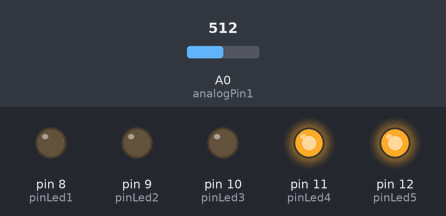
The sketch below on a simulated Arduino Uno, built with avr-gcc and run on an emulated ATmega328P. Parts: output pins drawn as LEDs (lit = HIGH). The test bench sets the inputs (shaded band); at power-on: A0 (analogPin1) = 512. What the sketch prints to the serial monitor is not drawn.

Above: at 1.2 s.
1.3 s: A0 (analogPin1) set to 867
3.5 s: A0 (analogPin1) set to 892
At 3.8 s:
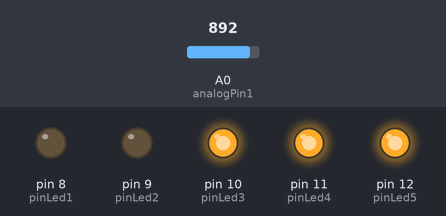
5.0 s: A0 (analogPin1) set to 1023
At 6.2 s:
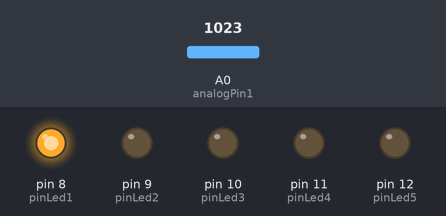
6.5 s: A0 (analogPin1) set to 954
8.5 s: A0 (analogPin1) set to 922
At 9.1 s:
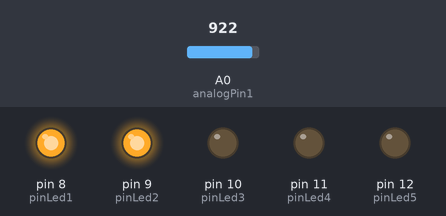
10.0 s: A0 (analogPin1) set to 511
At 11.4 s:
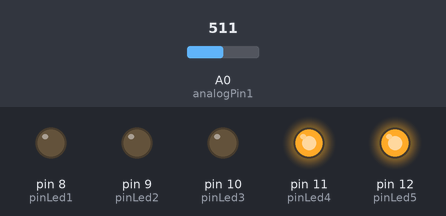
Timing chart, 0 to 12.5 s (numbered marks = the images above; inputs shaded):
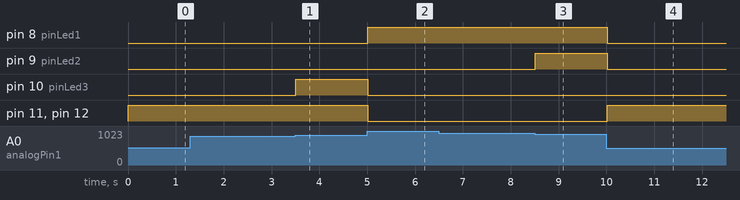

Measured:
- the behaviour switches between 879 and 880 on A0 (analogPin1) (found by bisection; images 0 and 1)
- the behaviour switches between 941 and 940 on A0 (analogPin1) (found by bisection; images 2 and 3)
- after the input at 1.3 s, every drawn part: stays the same
- after the input at 3.5 s, pin 10 (pinLed3): LOW → HIGH at once
- after the input at 5.0 s, pin 8 (pinLed1): LOW → HIGH at once; pin 10 (pinLed3), pin 11 (pinLed4), pin 12 (pinLed5): HIGH → LOW at once
- after the input at 6.5 s, every drawn part: stays the same
- after the input at 8.5 s, pin 9 (pinLed2): LOW → HIGH at once
- after the input at 10.0 s, pin 8 (pinLed1), pin 9 (pinLed2): HIGH → LOW at once; pin 11 (pinLed4), pin 12 (pinLed5): LOW → HIGH at once

The sketch:

TemperaturayHumedad.ino
```cpp
#include <math.h>

//Pines Digitales
int pinLed1 = 8;
int pinLed2 = 9;
int pinLed3 = 10;
int pinLed4 = 11;
int pinLed5 = 12;
int pinLed6 = 13;
int rxByte;

//Pin Analogico
int analogPin1 = 0;

//Declaracion de datos
float Vin = 5.0;     // [V]      voltaje alimentación del divisor
float Rfija = 1000;  // [ohm]    resistencia fija del divisor
float R25 = 10000;    // [ohm]   valor de NTC a 25ºC
float Beta = 3435.0; // [K]      parámetro Beta de NTC
float T0 = 293.15;   // [K]      Temperatura de referencia en Kelvin

float Vout = 0.0;    // [V]       Variable para almacenar Vout
float Rntc = 0.0;    // [ohm]     Variable para NTC

float TempK = 0.0;   // [K]       Temperatura salida en Kelvin
float TempC = 0.0;   // [ºC]      Temperatura salida en Celsius

void setup() {

  //Comunicar puerto serie
  Serial.begin(9600);

  //pines de salida
  pinMode(pinLed1, OUTPUT);
  pinMode(pinLed2, OUTPUT);
  pinMode(pinLed3, OUTPUT);
  pinMode(pinLed4, OUTPUT);
  pinMode(pinLed5, OUTPUT);

  //pin analogo de entrada
  pinMode(analogPin1, INPUT);
 }

void loop(){
  //Calculo de la temperatura

  //Voltaje de salida en el divisor
  Vout=(Vin/1024)*(analogRead(analogPin1));

  //resistencia de la NTC
  Rntc=(Vout*Rfija)/(Vin-Vout);

  //temperatura en Kelvin
  TempK = Beta/(log(Rntc/R25)+(Beta/T0));

  //para convertirla a celsius
  TempC = TempK-273.15;
  rxByte=TempC;

  //Datos a mostrar en el monitor serial

  Serial.println(rxByte);


  //Datos a enviar al puerto serie
  if (Serial.available()  >= 0) {
  Serial.write(rxByte);

}
  //obtension de los distintos estados
  if(TempC <= 17) //Helado
  {
  digitalWrite(pinLed1, HIGH);
  digitalWrite(pinLed2, LOW);
  digitalWrite(pinLed3, LOW);
  digitalWrite(pinLed4, LOW);
  digitalWrite(pinLed5, LOW);
  }
  else if ((TempC <= 23) & (TempC > 17)) //Frio agradable
  {
  digitalWrite(pinLed1, HIGH);
  digitalWrite(pinLed2, HIGH);
  digitalWrite(pinLed3, LOW);
  digitalWrite(pinLed4, LOW);
 digitalWrite(pinLed5, LOW);
}
  else if ((TempC<= 28) & (TempC > 23)) //Temperatura optima
  {
  digitalWrite(pinLed1, LOW);
  digitalWrite(pinLed2, HIGH);
  digitalWrite(pinLed3, HIGH);
  digitalWrite(pinLed4, LOW);
  digitalWrite(pinLed5, LOW);
  }
  else if ((TempC<= 33) & (TempC> 28)) //Caluroso agradable
  {
  digitalWrite(pinLed1, LOW);
  digitalWrite(pinLed2, LOW);
  digitalWrite(pinLed3, HIGH);
  digitalWrite(pinLed4, HIGH);
  digitalWrite(pinLed5, HIGH);
  }
  else if (TempC > 33) //Sofocado
  {
  digitalWrite(pinLed1, LOW);
  digitalWrite(pinLed2, LOW);
  digitalWrite(pinLed3, LOW);
  digitalWrite(pinLed4, HIGH);
  digitalWrite(pinLed5, HIGH);
  }

  //delay en el puerto serie
 delay(500);
}
```
